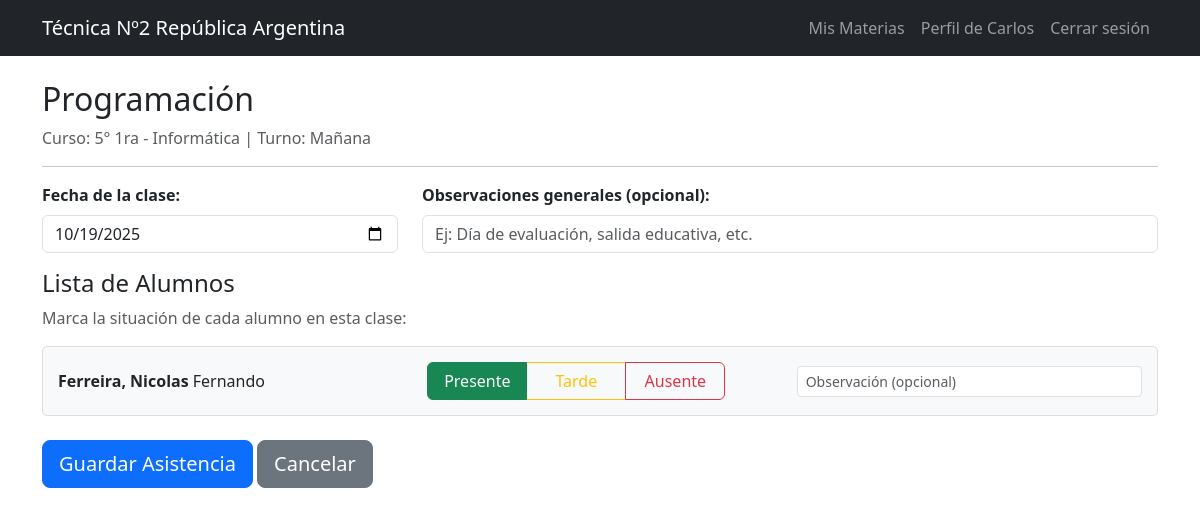
The page /gestionar_asistencias.php?id_materia=2 (signed in) on the database its author committed.
### tables this page shows
CREATE TABLE `materias` (
  `ID` int(11) NOT NULL,
  `ID_Curso` int(11) NOT NULL,
  `DNI_Profesor` int(11) NOT NULL,
  `Nombre` varchar(255) NOT NULL,
  `Horarios` varchar(255) NOT NULL,
  `Estado` tinyint(1) NOT NULL DEFAULT 1
);

CREATE TABLE `cursos` (
  `ID` int(11) NOT NULL,
  `DNI_Preceptor` int(11) NOT NULL,
  `DNI_Alumno` int(11) NOT NULL,
  `Turno` enum('Mañana','Tarde','Noche') NOT NULL,
  `Grupo` varchar(255) NOT NULL,
  `Anio` int(4) NOT NULL,
  `Division` varchar(10) NOT NULL,
  `Especialidad` varchar(255) NOT NULL,
  `Estado` tinyint(1) NOT NULL DEFAULT 1
);

CREATE TABLE `usuarios` (
  `DNI` int(11) NOT NULL,
  `Primer_nombre` varchar(255) NOT NULL,
  `Segundo_nombre` varchar(255) NOT NULL,
  `Apellido` varchar(255) NOT NULL,
  `Email` varchar(255) NOT NULL,
  `Password_Usuario` varchar(255) DEFAULT NULL,
  `Nacionalidad` varchar(255) NOT NULL,
  `Localidad` varchar(255) NOT NULL,
  `Calle` varchar(255) NOT NULL,
  `Altura` int(11) NOT NULL,
  `Fecha_Nacimiento` date NOT NULL,
  `Telefono` varchar(255) NOT NULL,
  `Rol` enum('Director','Preceptor','Profesor','Alumno') NOT NULL,
  `Estado` tinyint(1) NOT NULL DEFAULT 1,
  `Fecha_Creacion` timestamp NOT NULL DEFAULT current_timestamp(),
  `Usuario` varchar(255) DEFAULT current_user()
);

### gestionar_asistencias.php (the view, shortened to what this page needs)
<?php
include('./public/header.php');
$dni_profesor = $_SESSION['DNI'];
$id_materia = isset($_GET['id_materia']) ? intval($_GET['id_materia']) : null;
$query_verificar = "SELECT materias.ID, materias.Nombre, materias.Horarios,
                    cursos.Anio, cursos.Division, cursos.Especialidad, cursos.Turno
                    FROM materias
                    INNER JOIN cursos ON materias.ID_Curso = cursos.ID
                    WHERE materias.ID = '$id_materia' AND materias.DNI_Profesor = '$dni_profesor'";
$result_verificar = mysqli_query($CONN, $query_verificar);
$materia = mysqli_fetch_assoc($result_verificar);
$query_alumnos = "SELECT usuarios.DNI, usuarios.Primer_nombre, usuarios.Segundo_nombre, usuarios.Apellido
                  FROM cursos
                  INNER JOIN alumnos ON cursos.DNI_Alumno = alumnos.DNI_Alumno
                  INNER JOIN usuarios ON alumnos.DNI_Alumno = usuarios.DNI
                  WHERE cursos.Anio = '" . $materia['Anio'] . "'
                  AND cursos.Division = '" . $materia['Division'] . "'
                  AND cursos.Especialidad = '" . $materia['Especialidad'] . "'
                  AND cursos.Turno = '" . $materia['Turno'] . "'
                  AND cursos.Estado = 1
                  ORDER BY usuarios.Apellido, usuarios.Primer_nombre";
$result_alumnos = mysqli_query($CONN, $query_alumnos);
?>
<!DOCTYPE html>
<html lang="es">
<head>
</head>
<body>
    <div class="container mt-4">
        <h2><?php echo htmlspecialchars($materia['Nombre']); ?></h2>
        <p class="text-muted">
            Curso: <?php echo htmlspecialchars($materia['Anio'] . "° " . $materia['Division'] . " - " . $materia['Especialidad']); ?>
            | Turno: <?php echo htmlspecialchars($materia['Turno']); ?>
        </p>
        <hr>
        <?php if (mysqli_num_rows($result_alumnos) > 0): ?>
            <form method="POST" action="procesar_asistencia.php">
                <div class="row mb-3">
                    <div class="col-md-4">
                        <label for="fecha" class="form-label"><strong>Fecha de la clase:</strong></label>
                        <input type="date"
                               id="fecha"
                               name="fecha"
                               class="form-control"
                               value="<?php echo date('Y-m-d'); ?>"
                               required>
                    </div>
                    <div class="col-md-8">
                        <label class="form-label"><strong>Observaciones generales (opcional):</strong></label>
                        <input type="text"
                               name="observaciones_generales"
                               class="form-control"
                               placeholder="Ej: Día de evaluación, salida educativa, etc.">
                    </div>
                </div>
                <h4>Lista de Alumnos</h4>
                <p class="text-muted">Marca la situación de cada alumno en esta clase:</p>
                <?php while ($alumno = mysqli_fetch_assoc($result_alumnos)): ?>
                    <div class="alumno-item">
                        <div class="row align-items-center">
                            <div class="col-md-4">
                                <strong><?php echo htmlspecialchars($alumno['Apellido'] . ", " . $alumno['Primer_nombre']); ?></strong>
                                <?php if (!empty($alumno['Segundo_nombre'])): ?>
                                    <?php echo htmlspecialchars(" " . $alumno['Segundo_nombre']); ?>
                                <?php endif; ?>
                            </div>
                            <div class="col-md-4">
                                <div class="btn-group btn-group-asistencia" role="group">
                                    <label class="btn btn-outline-success" for="presente_<?php echo $alumno['DNI']; ?>">
                                        Presente
                                    </label>
                                    <label class="btn btn-outline-warning" for="tarde_<?php echo $alumno['DNI']; ?>">
                                        Tarde
                                    </label>
                                    <label class="btn btn-outline-danger" for="falta_<?php echo $alumno['DNI']; ?>">
                                        Ausente
                                    </label>
                                </div>
                            </div>
                            <div class="col-md-4">
                                <input type="text"
                                       name="observaciones[<?php echo $alumno['DNI']; ?>]"
                                       class="form-control form-control-sm"
                                       placeholder="Observación (opcional)">
                            </div>
                        </div>
                    </div>
                <?php endwhile; ?>
                <div class="mt-4">
                    <button type="submit" class="btn btn-primary btn-lg">Guardar Asistencia</button>
                    <a href="mis_materias_profesor.php" class="btn btn-secondary btn-lg">Cancelar</a>
                </div>
            </form>
        <?php else: ?>
            <div class="alert alert-warning">No hay alumnos registrados en este curso.</div>
            <a href="mis_materias_profesor.php" class="btn btn-secondary">Volver</a>
        <?php endif; ?>
    </div>
</body>
</html>

### gestionar_asistencias.php (style rules this page uses)
.alumno-item { padding: 15px; border: 1px solid #ddd; border-radius: 5px; margin-bottom: 10px; background-color: #f8f9fa; }
.btn-group-asistencia .btn { width: 100px; }

### rows shown on the page
materias: Nombre "Programación", ID_Curso.Especialidad "5° 1ra - Informática", ID_Curso.Turno "Mañana"
usuarios: Apellido+Primer_nombre "Ferreira, Nicolas", Segundo_nombre "Fernando"

### other values the page prints
$_SESSION['nombre1'] "Carlos"
